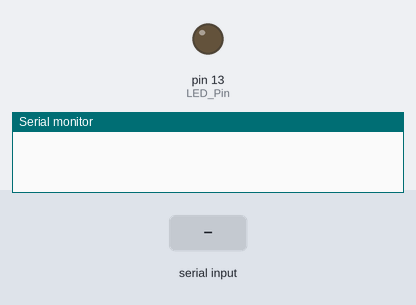
Recording of a sketch running on a simulated Arduino Uno, built with avr-gcc and run on an emulated ATmega328P. Shown: output pins drawn as LEDs (lit = HIGH), the last lines printed to the serial monitor. The inputs (shaded band) are chosen by the test bench.

Above: at 1.2 s.
1.3 s: "H" received over Serial
At 1.7 s:
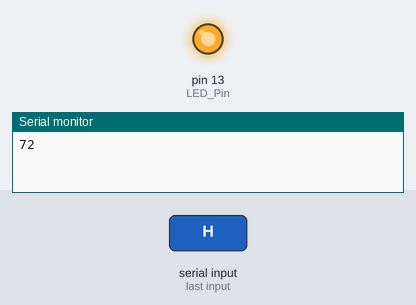
2.8 s: "L" received over Serial
At 4.1 s:
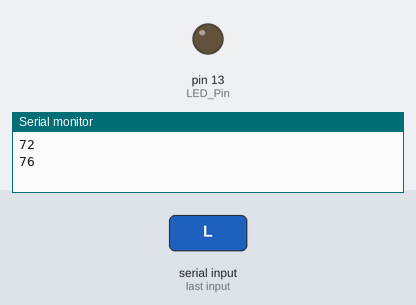
Timing chart, 0 to 5.8 s (numbered marks = the images above; inputs shaded):
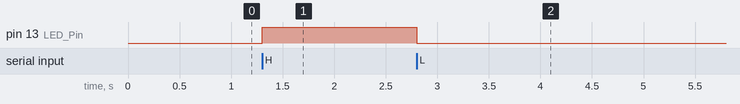

The sketch:

Serial_Test.ino
```cpp
const int LED_Pin = 13;
int incomingByte;
int UpdateByte = 0;
void setup() {
  // put your setup code here, to run once:
  Serial.begin(9600);
  pinMode(LED_Pin,OUTPUT);
}
void loop() {
  // put your main code here, to run repeatedly:
  if (Serial.available() > 0) {
    incomingByte = Serial.read();
  }
  if(UpdateByte != incomingByte){
    Serial.println(incomingByte);
    UpdateByte = incomingByte;
  }

  if (incomingByte == 'H') {
    digitalWrite(LED_Pin, HIGH);
  }
  if (incomingByte == 'L') {
    digitalWrite(LED_Pin, LOW);
  }
}
```

Measured:
- after the input at 1.3 s, pin 13 (LED_Pin): LOW → HIGH at once
- after the input at 2.8 s, pin 13 (LED_Pin): HIGH → LOW at once
